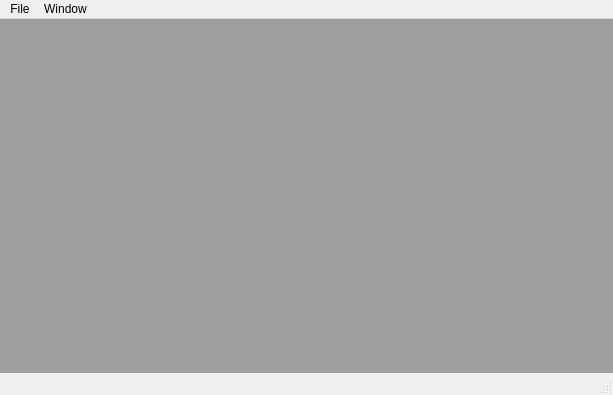
<?xml version="1.0" encoding="UTF-8"?>
<ui version="4.0">
 <class>MainWindow</class>
 <widget class="QMainWindow" name="MainWindow">
  <property name="geometry">
   <rect>
    <x>0</x>
    <y>0</y>
    <width>613</width>
    <height>395</height>
   </rect>
  </property>
  <property name="windowTitle">
   <string>MainWindow</string>
  </property>
  <widget class="QWidget" name="centralWidget">
   <layout class="QGridLayout" name="gridLayout">
    <property name="leftMargin">
     <number>0</number>
    </property>
    <property name="topMargin">
     <number>0</number>
    </property>
    <property name="rightMargin">
     <number>0</number>
    </property>
    <property name="bottomMargin">
     <number>0</number>
    </property>
    <item row="0" column="0">
     <widget class="QMdiArea" name="mdiArea"/>
    </item>
   </layout>
  </widget>
  <widget class="QMenuBar" name="menuBar">
   <property name="geometry">
    <rect>
     <x>0</x>
     <y>0</y>
     <width>613</width>
     <height>21</height>
    </rect>
   </property>
   <widget class="QMenu" name="menuFile">
    <property name="title">
     <string>File</string>
    </property>
    <addaction name="actionNew"/>
    <addaction name="separator"/>
    <addaction name="actionOpen"/>
    <addaction name="separator"/>
    <addaction name="actionSave"/>
    <addaction name="actionSave_as"/>
    <addaction name="separator"/>
    <addaction name="actionQuit"/>
   </widget>
   <widget class="QMenu" name="menuWindow">
    <property name="title">
     <string>Window</string>
    </property>
    <addaction name="actionFullscreen"/>
    <addaction name="actionNormal"/>
    <addaction name="separator"/>
    <addaction name="actionMinimized"/>
    <addaction name="actionMaximized"/>
   </widget>
   <addaction name="menuFile"/>
   <addaction name="menuWindow"/>
  </widget>
  <widget class="QStatusBar" name="statusBar"/>
  <action name="actionNew">
   <property name="text">
    <string>New</string>
   </property>
   <property name="shortcut">
    <string>Ctrl+N</string>
   </property>
  </action>
  <action name="actionOpen">
   <property name="text">
    <string>Open</string>
   </property>
   <property name="shortcut">
    <string>Ctrl+O</string>
   </property>
  </action>
  <action name="actionSave">
   <property name="text">
    <string>Save</string>
   </property>
   <property name="shortcut">
    <string>Ctrl+S</string>
   </property>
  </action>
  <action name="actionSave_as">
   <property name="text">
    <string>Save as...</string>
   </property>
   <property name="shortcut">
    <string>Ctrl+Shift+S</string>
   </property>
  </action>
  <action name="actionFullscreen">
   <property name="text">
    <string>Fullscreen</string>
   </property>
   <property name="shortcut">
    <string>F11</string>
   </property>
  </action>
  <action name="actionNormal">
   <property name="text">
    <string>Normal</string>
   </property>
  </action>
  <action name="actionMinimized">
   <property name="text">
    <string>Minimized</string>
   </property>
  </action>
  <action name="actionMaximized">
   <property name="text">
    <string>Maximized</string>
   </property>
  </action>
  <action name="actionQuit">
   <property name="text">
    <string>Quit</string>
   </property>
   <property name="shortcut">
    <string>Ctrl+Q</string>
   </property>
  </action>
 </widget>
 <layoutdefault spacing="6" margin="11"/>
 <resources/>
 <connections>
  <connection>
   <sender>actionFullscreen</sender>
   <signal>triggered()</signal>
   <receiver>MainWindow</receiver>
   <slot>showFullScreen()</slot>
   <hints>
    <hint type="sourcelabel">
     <x>-1</x>
     <y>-1</y>
    </hint>
    <hint type="destinationlabel">
     <x>306</x>
     <y>197</y>
    </hint>
   </hints>
  </connection>
  <connection>
   <sender>actionMaximized</sender>
   <signal>triggered()</signal>
   <receiver>MainWindow</receiver>
   <slot>showMaximized()</slot>
   <hints>
    <hint type="sourcelabel">
     <x>-1</x>
     <y>-1</y>
    </hint>
    <hint type="destinationlabel">
     <x>306</x>
     <y>197</y>
    </hint>
   </hints>
  </connection>
  <connection>
   <sender>actionMinimized</sender>
   <signal>triggered()</signal>
   <receiver>MainWindow</receiver>
   <slot>showMinimized()</slot>
   <hints>
    <hint type="sourcelabel">
     <x>-1</x>
     <y>-1</y>
    </hint>
    <hint type="destinationlabel">
     <x>306</x>
     <y>197</y>
    </hint>
   </hints>
  </connection>
  <connection>
   <sender>actionNormal</sender>
   <signal>triggered()</signal>
   <receiver>MainWindow</receiver>
   <slot>showNormal()</slot>
   <hints>
    <hint type="sourcelabel">
     <x>-1</x>
     <y>-1</y>
    </hint>
    <hint type="destinationlabel">
     <x>306</x>
     <y>197</y>
    </hint>
   </hints>
  </connection>
  <connection>
   <sender>actionQuit</sender>
   <signal>triggered()</signal>
   <receiver>MainWindow</receiver>
   <slot>close()</slot>
   <hints>
    <hint type="sourcelabel">
     <x>-1</x>
     <y>-1</y>
    </hint>
    <hint type="destinationlabel">
     <x>306</x>
     <y>197</y>
    </hint>
   </hints>
  </connection>
 </connections>
</ui>
